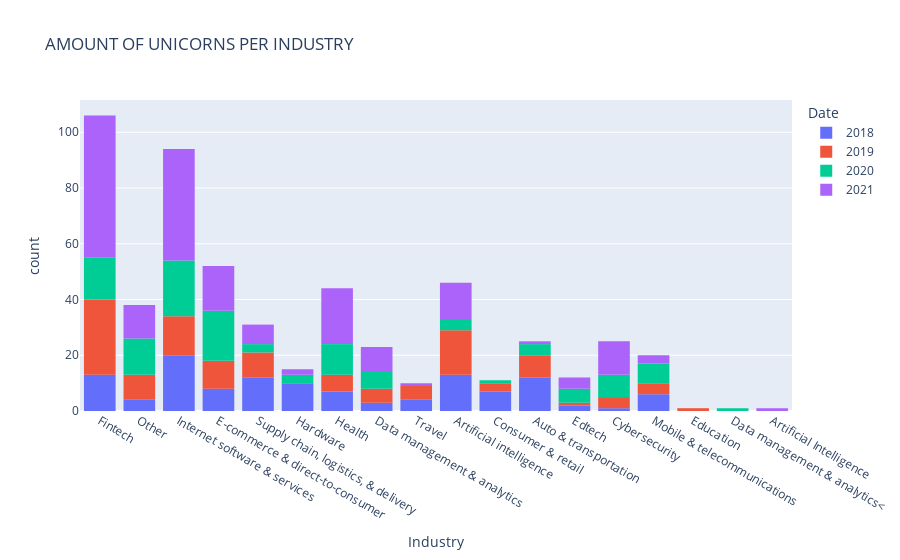

Notebook cell for this chart:
### Code cell
best_industry.show()

### Figure 1 — Plotly figure (JSON) as saved in the notebook; plotly's stock layout.template omitted (floating-point values rounded to 4 significant figures; data arrays with more than 128 entries replaced by an {"elided": "..."} marker saying what was removed)
{"data": [{"alignmentgroup": "True", "bingroup": "x", "hovertemplate": "Date=2018<br>Industry=%{x}<br>count=%{y}<extra></extra>", "legendgroup": "2018", "marker": {"color": "#636efa", "pattern": {"shape": ""}}, "name": "2018", "offsetgroup": "2018", "orientation": "v", "showlegend": true, "type": "histogram", "x": ["Fintech", "Other", "Internet software & services", "E-commerce & direct-to-consumer", "Fintech", "Supply chain, logistics, & delivery", "Hardware", "Health", "Data management & analytics", "Internet software & services", "Travel", "Internet software & services", "Health", "Fintech", "Internet software & services", "Artificial intelligence", "E-commerce & direct-to-consumer", "Hardware", "Internet software & services", "Consumer & retail", "Internet software & services", "Fintech", "Artificial intelligence", "Internet software & services", "Auto & transportation", "Supply chain, logistics, & delivery", "Other", "Travel", "Fintech", "Auto & transportation", "Artificial intelligence", "Fintech", "Health", "Data management & analytics", "Internet software & services", "Supply chain, logistics, & delivery", "Auto & transportation", "Artificial intelligence", "Supply chain, logistics, & delivery", "Supply chain, logistics, & delivery", "Fintech", "Edtech", "Internet software & services", "Cybersecurity", "Auto & transportation", "Artificial intelligence", "Supply chain, logistics, & delivery", "Fintech", "Fintech", "Internet software & services", "Auto & transportation", "E-commerce & direct-to-consumer", "Internet software & services", "Consumer & retail", "Other", "Artificial intelligence", "Artificial intelligence", "Internet software & services", "Artificial intelligence", "Internet software & services", "Hardware", "Fintech", "Auto & transportation", "Consumer & retail", "E-commerce & direct-to-consumer", "Consumer & retail", "Data management & analytics", "Fintech", "Auto & transportation", "Consumer & retail", "Internet software & services", "E-commerce & direct-to-consumer", "Consumer & retail", "Mobile & telecommunications", "Hardware", "Supply chain, logistics, & delivery", "Auto & transportation", "Supply chain, logistics, & delivery", "Internet software & services", "Artificial intelligence", "Travel", "E-commerce & direct-to-consumer", "Other", "Mobile & telecommunications", "Internet software & services", "Internet software & services", "Auto & transportation", "Artificial intelligence", "Hardware", "Auto & transportation", "Internet software & services", "Artificial intelligence", "Auto & transportation", "Health", "Fintech", "Health", "Artificial intelligence", "Mobile & telecommunications", "Hardware", "Edtech", "Hardware", "Health", "Internet software & services", "Mobile & telecommunications", "Supply chain, logistics, & delivery", "Consumer & retail", "Mobile & telecommunications", "E-commerce & direct-to-consumer", "Health", "Supply chain, logistics, & delivery", "Mobile & telecommunications", "Auto & transportation", "Fintech", "Artificial intelligence", "E-commerce & direct-to-consumer", "Travel", "Hardware", "Hardware", "Internet software & services", "Supply chain, logistics, & delivery", "Hardware", "Supply chain, logistics, & delivery"], "xaxis": "x", "yaxis": "y"}, {"alignmentgroup": "True", "bingroup": "x", "hovertemplate": "Date=2019<br>Industry=%{x}<br>count=%{y}<extra></extra>", "legendgroup": "2019", "marker": {"color": "#EF553B", "pattern": {"shape": ""}}, "name": "2019", "offsetgroup": "2019", "orientation": "v", "showlegend": true, "type": "histogram", "x": ["Data management & analytics", "Auto & transportation", "Fintech", "Fintech", "Auto & transportation", "Supply chain, logistics, & delivery", "Fintech", "Other", "Artificial intelligence", "Artificial intelligence", "Artificial intelligence", "Internet software & services", "Auto & transportation", "Auto & transportation", "Internet software & services", "E-commerce & direct-to-consumer", "Data management & analytics", "Internet software & services", "Consumer & retail", "Health", "Fintech", "E-commerce & direct-to-consumer", "E-commerce & direct-to-consumer", "Internet software & services", "Fintech", "Other", "Fintech", "Mobile & telecommunications", "Fintech", "Artificial intelligence", "Other", "Supply chain, logistics, & delivery", "Auto & transportation", "Fintech", "Artificial intelligence", "Fintech", "Internet software & services", "Artificial intelligence", "Artificial intelligence", "Fintech", "Fintech", "Cybersecurity", "Fintech", "Education", "Data management & analytics", "Other", "Health", "Internet software & services", "E-commerce & direct-to-consumer", "Mobile & telecommunications", "Consumer & retail", "Cybersecurity", "Travel", "Data management & analytics", "Artificial intelligence", "Internet software & services", "E-commerce & direct-to-consumer", "Internet software & services", "Artificial intelligence", "Auto & transportation", "Fintech", "Fintech", "Fintech", "Fintech", "Fintech", "E-commerce & direct-to-consumer", "Fintech", "E-commerce & direct-to-consumer", "Auto & transportation", "Internet software & services", "E-commerce & direct-to-consumer", "Cybersecurity", "Travel", "Artificial intelligence", "Other", "Other", "Supply chain, logistics, & delivery", "Supply chain, logistics, & delivery", "Consumer & retail", "Supply chain, logistics, & delivery", "Mobile & telecommunications", "Artificial intelligence", "Supply chain, logistics, & delivery", "Health", "Fintech", "Fintech", "Travel", "Fintech", "Artificial intelligence", "Supply chain, logistics, & delivery", "Internet software & services", "Data management & analytics", "Health", "Artificial intelligence", "Other", "Other", "Artificial intelligence", "Fintech", "Mobile & telecommunications", "Internet software & services", "Other", "Edtech", "Supply chain, logistics, & delivery", "Travel", "Internet software & services", "Artificial intelligence", "E-commerce & direct-to-consumer", "Auto & transportation", "Artificial intelligence", "Fintech", "Fintech", "Fintech", "Health", "Internet software & services", "Fintech", "Internet software & services", "E-commerce & direct-to-consumer", "Travel", "Cybersecurity", "Health", "Supply chain, logistics, & delivery", "Fintech"], "xaxis": "x", "yaxis": "y"}, {"alignmentgroup": "True", "bingroup": "x", "hovertemplate": "Date=2020<br>Industry=%{x}<br>count=%{y}<extra></extra>", "legendgroup": "2020", "marker": {"color": "#00cc96", "pattern": {"shape": ""}}, "name": "2020", "offsetgroup": "2020", "orientation": "v", "showlegend": true, "type": "histogram", "x": ["Internet software & services", "E-commerce & direct-to-consumer", "E-commerce & direct-to-consumer", "Artificial intelligence", "Fintech", "Consumer & retail", "Other", "Fintech", "Internet software & services", "Health", "Other", "Cybersecurity", "Other", "Data management & analytics", "Internet software & services", "E-commerce & direct-to-consumer", "Mobile & telecommunications", "Data management & analytics", "Health", "Mobile & telecommunications", "Auto & transportation", "Edtech", "Fintech", "Cybersecurity", "Fintech", "Fintech", "Cybersecurity", "E-commerce & direct-to-consumer", "E-commerce & direct-to-consumer", "Other", "Health", "Fintech", "Auto & transportation", "Mobile & telecommunications", "E-commerce & direct-to-consumer", "Fintech", "Mobile & telecommunications", "Internet software & services", "Internet software & services", "E-commerce & direct-to-consumer", "Mobile & telecommunications", "Internet software & services", "Data management & analytics", "Edtech", "E-commerce & direct-to-consumer", "Fintech", "Fintech", "Fintech", "Health", "Supply chain, logistics, & delivery", "Other", "Other", "E-commerce & direct-to-consumer", "Fintech", "E-commerce & direct-to-consumer", "Cybersecurity", "Hardware", "Internet software & services", "Edtech", "E-commerce & direct-to-consumer", "Internet software & services", "Internet software & services", "Auto & transportation", "E-commerce & direct-to-consumer", "Internet software & services", "Other", "Internet software & services", "Internet software & services", "Health", "Health", "Cybersecurity", "E-commerce & direct-to-consumer", "Other", "Data management & analytics", "Cybersecurity", "Mobile & telecommunications", "Fintech", "Internet software & services", "Data management & analytics<", "Data management & analytics", "Internet software & services", "E-commerce & direct-to-consumer", "Cybersecurity", "Data management & analytics", "Edtech", "Health", "E-commerce & direct-to-consumer", "Hardware", "Artificial intelligence", "Supply chain, logistics, & delivery", "Internet software & services", "Health", "Artificial intelligence", "Other", "Edtech", "Other", "Other", "Health", "E-commerce & direct-to-consumer", "Health", "Fintech", "Hardware", "Mobile & telecommunications", "Fintech", "E-commerce & direct-to-consumer", "Other", "Auto & transportation", "Internet software & services", "Internet software & services", "Supply chain, logistics, & delivery", "Cybersecurity", "E-commerce & direct-to-consumer", "Health", "Internet software & services", "Internet software & services", "Other", "Artificial intelligence", "Fintech", "Internet software & services"], "xaxis": "x", "yaxis": "y"}, {"alignmentgroup": "True", "bingroup": "x", "hovertemplate": "Date=2021<br>Industry=%{x}<br>count=%{y}<extra></extra>", "legendgroup": "2021", "marker": {"color": "#ab63fa", "pattern": {"shape": ""}}, "name": "2021", "offsetgroup": "2021", "orientation": "v", "showlegend": true, "type": "histogram", "x": {"elided": "192 str values"}, "xaxis": "x", "yaxis": "y"}], "layout": {"barmode": "relative", "legend": {"title": {"text": "Date"}, "tracegroupgap": 0}, "title": {"text": "AMOUNT OF UNICORNS PER INDUSTRY"}, "xaxis": {"anchor": "y", "domain": [0, 1], "title": {"text": "Industry"}}, "yaxis": {"anchor": "x", "domain": [0, 1], "title": {"text": "count"}}}}
